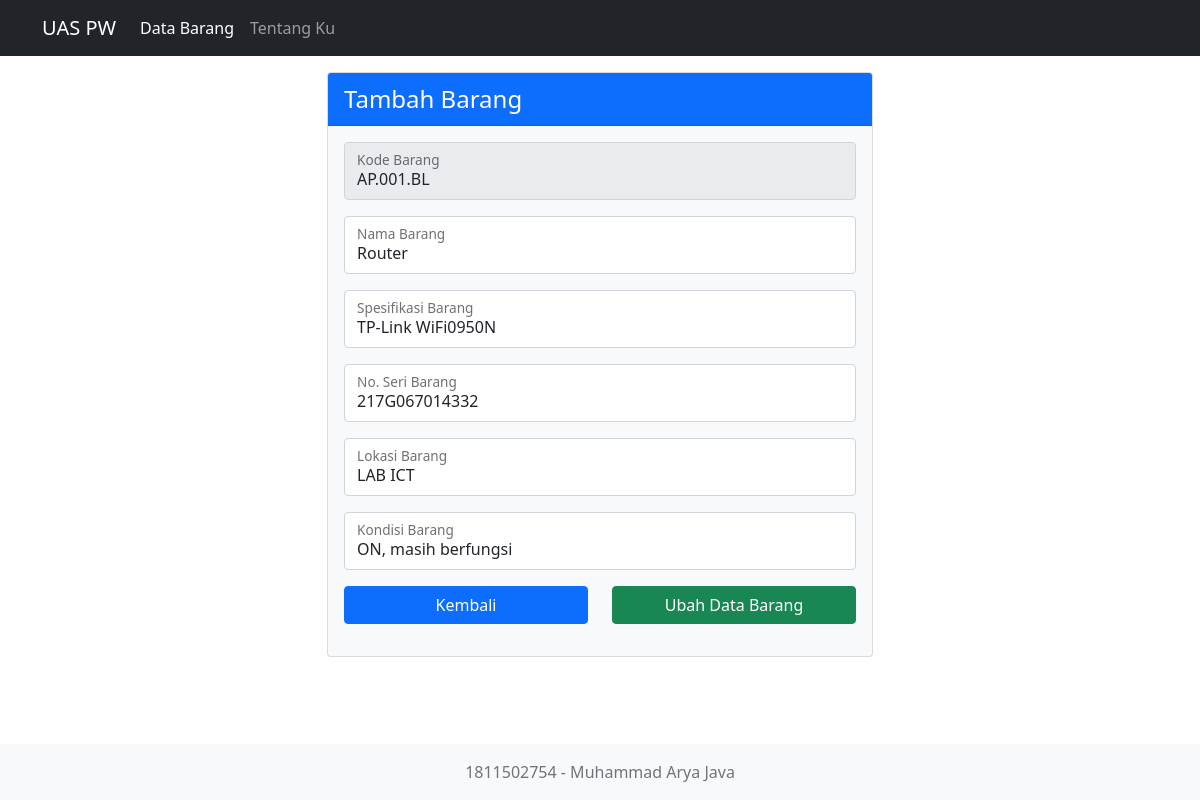
The page /barang/ubah?id=1&&kdbarang=AP.001.BL on the database its author committed.
### tables this page shows
CREATE TABLE `barang` (
  `id` int(11) NOT NULL,
  `kdbarang` varchar(255) NOT NULL,
  `nmbarang` varchar(255) NOT NULL,
  `spesifikasi` varchar(255) NOT NULL,
  `noseri` varchar(255) NOT NULL,
  `lokasi` varchar(255) NOT NULL,
  `kondisi` varchar(255) NOT NULL
);

### index.php (called while the page is built, shortened)
<?php
require_once __DIR__ . '/models/BarangModel.php';
$url = isset($_SERVER['PATH_INFO']) ? explode('/', ltrim($_SERVER['PATH_INFO'], '/')) : '/';
$barang = new Barang();
$tentangku = new Tentangku();
if ($url == '/') {
    return $barang->index();
} elseif ($url[0] == 'barang') {
    $url[]++;
    if ($url[1] == 'tambah') {
        return $barang->add();
    } elseif ($url[1] == 'tambah-barang') {
        return $barang->addBarang();
    } elseif ($url[1] == 'ubah') {
        return $barang->edit();
    } elseif ($url[1] == 'ubah-barang') {
        return $barang->editBarang();
    } elseif ($url[1] == 'hapus') {
        return $barang->remove();
    } elseif ($url[1] == 'cari') {
        return $barang->search();
    }
    return $barang->index();
} elseif ($url[0] == 'tentangku') {
    return $tentangku->index();
}

### models/BarangModel.php (called while the page is built, shortened)
<?php
class BarangModel
{
    private $connection;
    function __construct()
    {
        $this->connection = new mysqli(
            'localhost',
            'root',
            '',
            'db_phpcrud'
        );
    }
    public function getBarang($id = null, $kdbarang = null)
    {
        if ($id && $kdbarang) {
            $query = "SELECT * FROM barang WHERE id ='$id' AND kdbarang = '$kdbarang'";
            $result = $this->connection->query($query);
            if ($result->num_rows === 0) {
                return false;
            } else {
                return $result->fetch_assoc();
            }
        }
    }
}

### views/pages/barang/ubah-barang.php (the view, shortened to what this page needs)
<div class="row">
    <div class="col-6 mx-auto">
        <div class="card text-dark bg-light mb-3">
            <div class="card-header fs-4 bg-primary text-white">Tambah Barang</div>
            <div class="card-body">
                <form action="http://localhost/php-crud/barang/ubah-barang" method="POST">
                    <div class="form-floating mb-3">
                        <input type="text" class="form-control" name="kode" readonly required placeholder="Kode Barang" value="<?= $barang['kdbarang']; ?>">
                        <label for="kode">Kode Barang</label>
                    </div>
                    <div class="form-floating mb-3">
                        <input type="text" class="form-control" name="nama" placeholder="Nama Barang" value="<?= $barang['nmbarang']; ?>">
                        <label for="nama">Nama Barang</label>
                    </div>
                    <div class="form-floating mb-3">
                        <input type="text" class="form-control" name="spek" placeholder="Spesifikasi Barang" value="<?= $barang['spesifikasi']; ?>">
                        <label for="spek">Spesifikasi Barang</label>
                    </div>
                    <div class="form-floating mb-3">
                        <input type="text" class="form-control" name="seri" placeholder="No Seri Barang" value="<?= $barang['noseri']; ?>">
                        <label for="seri">No. Seri Barang</label>
                    </div>
                    <div class="form-floating mb-3">
                        <input type="text" class="form-control" name="lokasi" placeholder="Lokasi Barang" value="<?= $barang['lokasi']; ?>">
                        <label for="lokasi">Lokasi Barang</label>
                    </div>
                    <div class="form-floating mb-3">
                        <input type="text" class="form-control" name="kondisi" placeholder="Kondisi Barang" value="<?= $barang['kondisi']; ?>">
                        <label for="kondisi">Kondisi Barang</label>
                    </div>
                    <div class="form-floating mb-3">
                        <div class="row">
                            <div class="col d-grid gap-2">
                                <a href="http://localhost/php-crud/barang" class="btn btn-primary">Kembali</a>
                            </div>
                            <div class="col d-grid gap-2">
                                <button type="submit" class="btn btn-success">Ubah Data Barang</button>
                            </div>
                        </div>
                    </div>
                </form>
            </div>
        </div>
    </div>
</div>

### rows shown on the page
barang: kode "AP.001.BL", nama "Router", spek "TP-Link WiFi0950N", seri "217G067014332", lokasi "LAB ICT", kondisi "ON, masih berfungsi"
